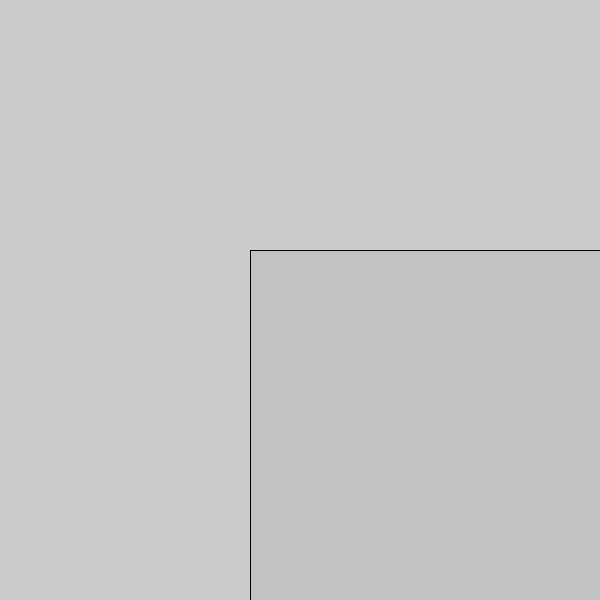
Frame 1 (no input)
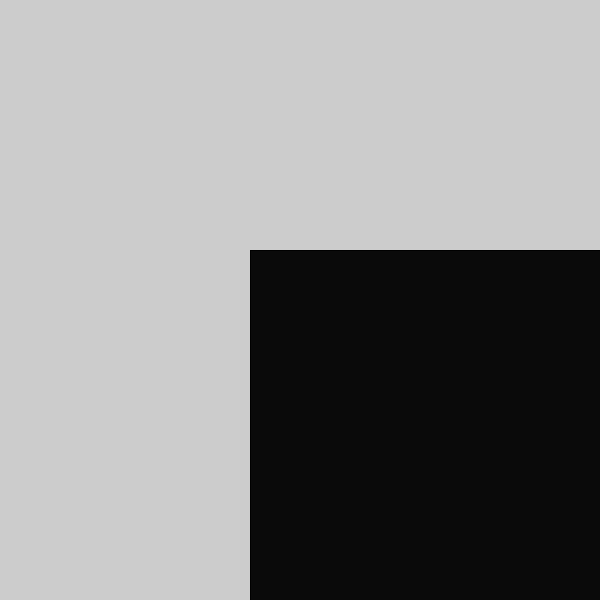
Frame 60 (the mouse pressed at the canvas centre just before this capture)
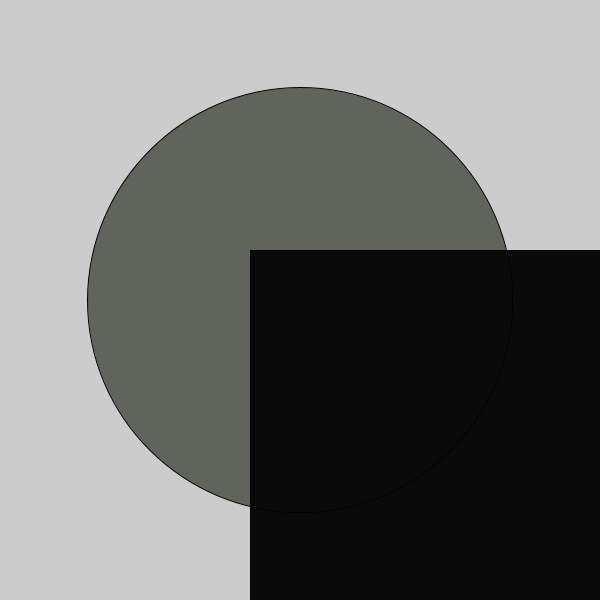
Frame 120 (the mouse held since frame 60 and released just before this capture)

The Processing sketch that drew these frames (run headless with seeded random() and noise(); from frame 60 on, the mouse is pressed at the canvas centre):

// Processing sketch: processing_186653
// ── processing_186653.pde

float x = 0;
void setup(){
size(600,600);
}

 
void draw(){
fill(0,12);

rect(250,250,width,height);
colorMode (HSB);
fill(60,20,100);
x= dist(mouseX,mouseY,pmouseX,pmouseY); 
println(x); 
ellipse(mouseX,mouseY,x,x); 
}
